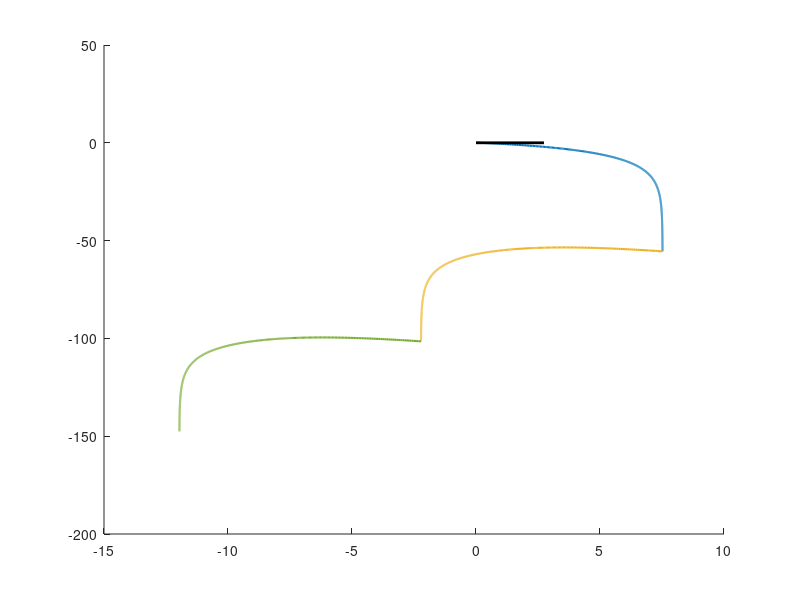

The MATLAB script that drew this image:
function res = ping_pong_it_3()
%2-D model of a ping pong ball with initial angle theta hitting the table
%and spinning off again
%Only spin is 2-D
%GOAL: implement MAGNUS FORCE

m = .0027; %kg
r_ball = 0.020; %m
g = 9.81; %m/s^2
A = pi*r_ball^2; %m^2 %surface area not area
Cd = 0.5;
rho = 1.225; %kg/m^3
mu = .6; %coeff. of friction between ball and table
magnus_coeff = 0;
%magnus_coeff = 0.0000207;

theta = -0.1974; %launch angle in radians
v0 = 25.4951; %m/s

F1_Times = 0:.01:7;
%F1_Initial = [0;0.1;v0*cos(theta); v0*sin(theta);500];
F1_Initial = [0;0.1;9; -5; 600];
options = odeset('Events',@events);

%F1 stands for flight 1, ball is in flight first
[T_F1, F1] = ode45(@flight_derivs,F1_Times,F1_Initial, options);

    function derivs = flight_derivs(t,PV)
        x = PV(1);
        y = PV(2);
        vx = PV(3);
        vy = PV(4);
        omega = PV(5);
        
        dxdt = vx;
        dydt = vy;
        
        Vhat = [vx;vy] ./ norm([vx;vy]);
        
        Fd = -0.5 * rho * A * Cd * (norm([vx;vy]))^2 .* Vhat;
        
        Mx = -1*magnus_coeff * omega * vy;
        My = magnus_coeff * omega * vx;
        
        
        
        dvxdt = (Fd(1) + Mx) / m;
        dvydt = -g + (Fd(2) + My) / m;
        derivs = [dxdt;dydt;dvxdt;dvydt;(0.03*omega/100)];
        %percent = t*100
    end

%COLLISION MODELING: FIRST BOUNCE

t_impact = 2 * 0.0014 / abs(F1(end,4)); %double compression distance (1.4 mm) / impact v
impact_velocity = F1(end,4);
B1_Initial = F1(end,:)';
B1_Times = [0:10^-6:t_impact];

[T_B1, B1] = ode45(@bounce_derivs,B1_Times, B1_Initial);
B1
    function bouncederivs = bounce_derivs(t,PV)
        x = PV(1);
        y = PV(2);
        vx = PV(3);
        vy = PV(4);
        omega = PV(5);
        
        dxdt = vx;
        dydt = vy;
        
        Inertia = (2/3)*m*(r_ball^2);
        
        F_impact = -2 * m * impact_velocity / t_impact; % 2mv / t = change in p over t
        
        if vx + r_ball*omega > 0
            friction = -1*mu*F_impact;
            %disp('Boyz 2 Men')
        elseif vx + r_ball*omega < 0
            friction = mu*F_impact;
            %disp('Boyz 2 Men')
        else
            friction = 0;
            disp('Slip 2 Roll')
        end
        
        Torque = y * friction; %r x F
        
        dvxdt = friction / m;
        dvydt = (F_impact / m) - g;
        domegadt = Torque / Inertia;
        
        bouncederivs = [dxdt;dydt;dvxdt;dvydt;domegadt];
    end

%second flight phase
F2_Initial = B1(end,:)';
[T_F2, F2] = ode45(@flight_derivs,F1_Times,F2_Initial,options);

%second bounce phase
t_impact = 2 * 0.0014 / abs(F2(end,4)); %double compression distance (1.4 mm) / impact v
impact_velocity = F2(end,4);
B2_Initial = F2(end,:)';
B2_Times = [0:10^-6:t_impact];

[T_B2, B2] = ode45(@bounce_derivs, B2_Times, B2_Initial);
B2
%third and final flight phase
F3_Initial = B2(end,:)';
[T_F3, F3] = ode45(@flight_derivs, F1_Times, F3_Initial, options);

figure;
hold on
plot(F1(:,1),F1(:,2), 'LineWidth', 1.5)
plot(B1(:,1), B1(:,2), 'LineWidth', 1.5)
plot(F2(:,1),F2(:,2), 'LineWidth', 1.5)
plot(B2(:,1), B2(:,2), 'LineWidth', 1.5)
plot(F3(:,1),F3(:,2), 'LineWidth', 1.5)

% hold on;
% plot(B3(:,1),B3(:,2), 'LineWidth', 1.5)


% MAKE THE VX and R OMEGA GRAPH
% figure;
% hold on
% plot(T_F1, F1(:,3), 'b')
% plot(T_F1, -1*F1(:,5)*r_ball, 'g')
% plot(T_F1(end)+ T_B1, B1(:,3), 'b')
% plot(T_F1(end) + T_B1, -1*B1(:,5)*r_ball, 'g')
% plot(T_F1(end)+T_B1(end) + T_F2, F2(:,3), 'b')
% plot(T_F1(end)+T_B1(end) + T_F2, -1*F2(:,5)*r_ball, 'g')
% plot(T_F1(end)+T_B1(end) + T_F2(end) + T_B2, B2(:,3), 'b')
% plot(T_F1(end)+T_B1(end) + T_F2(end) + T_B2, -1*B2(:,5)*r_ball, 'g')
% plot(T_F1(end)+T_B1(end) + T_F2(end) + T_B2(end)+T_F3, F3(:,3), 'b')
% plot(T_F1(end)+T_B1(end) + T_F2(end) + T_B2(end)+T_F3, -1*F3(:,5)*r_ball, 'g')




% res = B2(end,2);

    function [value,isterminal,direction] = events(t,PV)
        value = PV(2)-r_ball;
        isterminal = 1;
        direction = -1;
    end


%THE TABLE
X = [0, 2.74];
Y = [0, 0];
X2 = [1.37, 1.37];
Y2 = [0, 0.1525];
plot (X,Y,'k','linewidth',2)
plot (X2, Y2,'k','linewidth',2)
%axis([0 6 0 1])
end